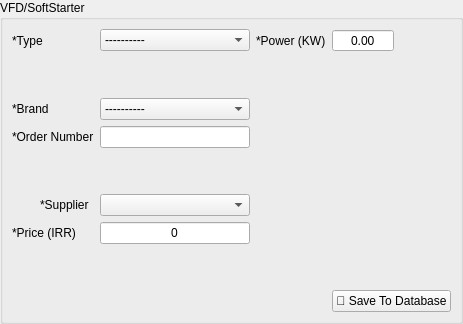
      <widget class="QWidget" name="vfd_softstarter">
       <layout class="QGridLayout" name="gridLayout_19">
        <property name="leftMargin">
         <number>0</number>
        </property>
        <property name="topMargin">
         <number>0</number>
        </property>
        <property name="rightMargin">
         <number>0</number>
        </property>
        <property name="bottomMargin">
         <number>0</number>
        </property>
        <item row="0" column="0">
         <widget class="QGroupBox" name="groupBox_9">
          <property name="title">
           <string>VFD/SoftStarter</string>
          </property>
          <layout class="QGridLayout" name="gridLayout_18">
           <item row="3" column="0" colspan="2">
            <widget class="QLabel" name="label_68">
             <property name="maximumSize">
              <size>
               <width>73</width>
               <height>16777215</height>
              </size>
             </property>
             <property name="text">
              <string>*Brand</string>
             </property>
            </widget>
           </item>
           <item row="7" column="1">
            <widget class="QLabel" name="label_66">
             <property name="maximumSize">
              <size>
               <width>51</width>
               <height>16777215</height>
              </size>
             </property>
             <property name="text">
              <string>*Supplier</string>
             </property>
            </widget>
           </item>
           <item row="1" column="0" colspan="2">
            <widget class="QLabel" name="label_61">
             <property name="maximumSize">
              <size>
               <width>73</width>
               <height>16777215</height>
              </size>
             </property>
             <property name="text">
              <string>*Type</string>
             </property>
            </widget>
           </item>
           <item row="10" column="4">
            <spacer name="verticalSpacer_23">
             <property name="orientation">
              <enum>Qt::Vertical</enum>
             </property>
             <property name="sizeHint" stdset="0">
              <size>
               <width>20</width>
               <height>40</height>
              </size>
             </property>
            </spacer>
           </item>
           <item row="5" column="0" colspan="2">
            <widget class="QLabel" name="label_51">
             <property name="text">
              <string>*Order Number</string>
             </property>
            </widget>
           </item>
           <item row="6" column="3">
            <spacer name="verticalSpacer_24">
             <property name="orientation">
              <enum>Qt::Vertical</enum>
             </property>
             <property name="sizeType">
              <enum>QSizePolicy::Minimum</enum>
             </property>
             <property name="sizeHint" stdset="0">
              <size>
               <width>20</width>
               <height>40</height>
              </size>
             </property>
            </spacer>
           </item>
           <item row="11" column="5" colspan="2" alignment="Qt::AlignRight">
            <widget class="QPushButton" name="vfd_softstarter_save_btn">
             <property name="maximumSize">
              <size>
               <width>150</width>
               <height>16777215</height>
              </size>
             </property>
             <property name="text">
              <string>💾 Save To Database</string>
             </property>
            </widget>
           </item>
           <item row="1" column="5">
            <widget class="QDoubleSpinBox" name="vfd_softstarter_power">
             <property name="minimumSize">
              <size>
               <width>62</width>
               <height>0</height>
              </size>
             </property>
             <property name="maximumSize">
              <size>
               <width>100</width>
               <height>16777215</height>
              </size>
             </property>
             <property name="alignment">
              <set>Qt::AlignCenter</set>
             </property>
             <property name="buttonSymbols">
              <enum>QAbstractSpinBox::NoButtons</enum>
             </property>
            </widget>
           </item>
           <item row="7" column="3">
            <widget class="QComboBox" name="vfd_softstarter_supplier">
             <property name="maximumSize">
              <size>
               <width>184</width>
               <height>16777215</height>
              </size>
             </property>
            </widget>
           </item>
           <item row="7" column="0">
            <widget class="QPushButton" name="vfd_softstarter_add_supplier_btn">
             <property name="maximumSize">
              <size>
               <width>16</width>
               <height>16</height>
              </size>
             </property>
             <property name="styleSheet">
              <string notr="true">QPushButton {
    background-color: rgba(0, 0, 0, 0); /* Fully transparent background */
    border: none;                      /* Optional: remove the border */
}
QPushButton:hover {
	color: #d3dae3;
	padding: 2px;
	background-color: #F77F00;
}

QPushButton:pressed {
	color: #d3dae3;
	padding: 2px;
	background-color: #F77F00;
}
QPushButton:pressed {
	color: #d3dae3;
	padding: 2px;
	background-color: #2c2f2f;
}</string>
             </property>
             <property name="text">
              <string/>
             </property>
             <property name="icon">
              <iconset>
               <normaloff>../../assets/plus.png</normaloff>../../assets/plus.png</iconset>
             </property>
            </widget>
           </item>
           <item row="9" column="0" colspan="2">
            <widget class="QLabel" name="label_67">
             <property name="maximumSize">
              <size>
               <width>73</width>
               <height>16777215</height>
              </size>
             </property>
             <property name="text">
              <string>*Price (IRR)</string>
             </property>
            </widget>
           </item>
           <item row="1" column="4" alignment="Qt::AlignRight">
            <widget class="QLabel" name="general_spec_label_2">
             <property name="text">
              <string>*Power (KW)</string>
             </property>
            </widget>
           </item>
           <item row="5" column="3">
            <widget class="QLineEdit" name="vfd_softstarter_order_number">
             <property name="minimumSize">
              <size>
               <width>150</width>
               <height>0</height>
              </size>
             </property>
             <property name="maximumSize">
              <size>
               <width>184</width>
               <height>16777215</height>
              </size>
             </property>
            </widget>
           </item>
           <item row="9" column="3">
            <widget class="QLineEdit" name="vfd_softstarter_price">
             <property name="maximumSize">
              <size>
               <width>184</width>
               <height>16777215</height>
              </size>
             </property>
             <property name="text">
              <string>0</string>
             </property>
             <property name="alignment">
              <set>Qt::AlignCenter</set>
             </property>
            </widget>
           </item>
           <item row="3" column="4" colspan="2">
            <spacer name="horizontalSpacer_9">
             <property name="orientation">
              <enum>Qt::Horizontal</enum>
             </property>
             <property name="sizeType">
              <enum>QSizePolicy::Expanding</enum>
             </property>
             <property name="sizeHint" stdset="0">
              <size>
               <width>40</width>
               <height>20</height>
              </size>
             </property>
            </spacer>
           </item>
           <item row="2" column="3">
            <spacer name="verticalSpacer_30">
             <property name="orientation">
              <enum>Qt::Vertical</enum>
             </property>
             <property name="sizeType">
              <enum>QSizePolicy::Minimum</enum>
             </property>
             <property name="sizeHint" stdset="0">
              <size>
               <width>20</width>
               <height>40</height>
              </size>
             </property>
            </spacer>
           </item>
           <item row="3" column="3">
            <widget class="QComboBox" name="vfd_softstarter_brand">
             <property name="maximumSize">
              <size>
               <width>184</width>
               <height>16777215</height>
              </size>
             </property>
             <item>
              <property name="text">
               <string>----------</string>
              </property>
             </item>
             <item>
              <property name="text">
               <string>Schneider Electric</string>
              </property>
             </item>
             <item>
              <property name="text">
               <string>Siemens</string>
              </property>
             </item>
             <item>
              <property name="text">
               <string>Hyundai</string>
              </property>
             </item>
            </widget>
           </item>
           <item row="1" column="3">
            <widget class="QComboBox" name="vfd_softstarter_type">
             <property name="maximumSize">
              <size>
               <width>184</width>
               <height>16777215</height>
              </size>
             </property>
             <item>
              <property name="text">
               <string>----------</string>
              </property>
             </item>
             <item>
              <property name="text">
               <string>VFD</string>
              </property>
             </item>
             <item>
              <property name="text">
               <string>SoftStarter</string>
              </property>
             </item>
            </widget>
           </item>
          </layout>
         </widget>
        </item>
       </layout>
      </widget>
